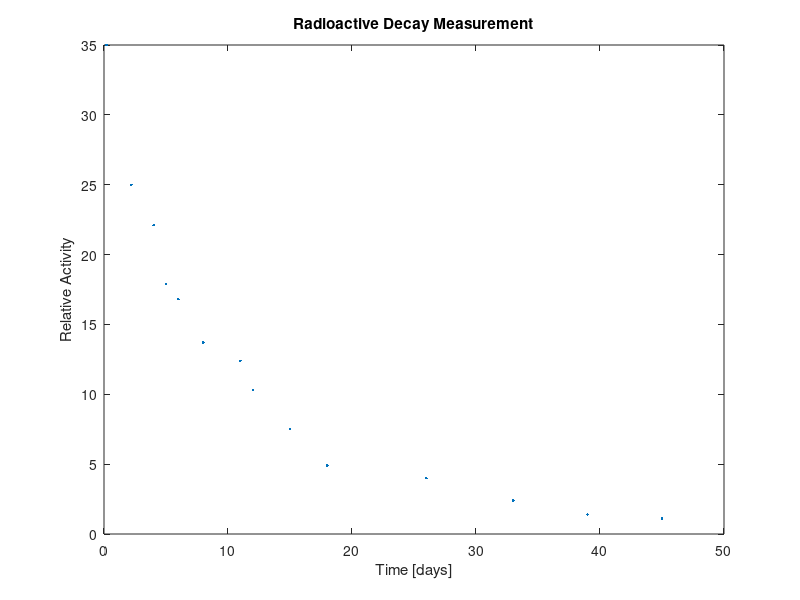
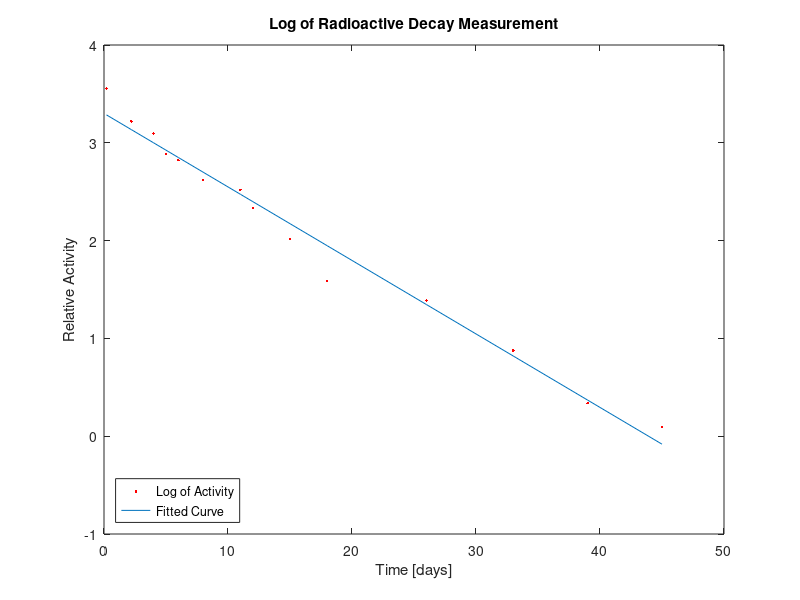
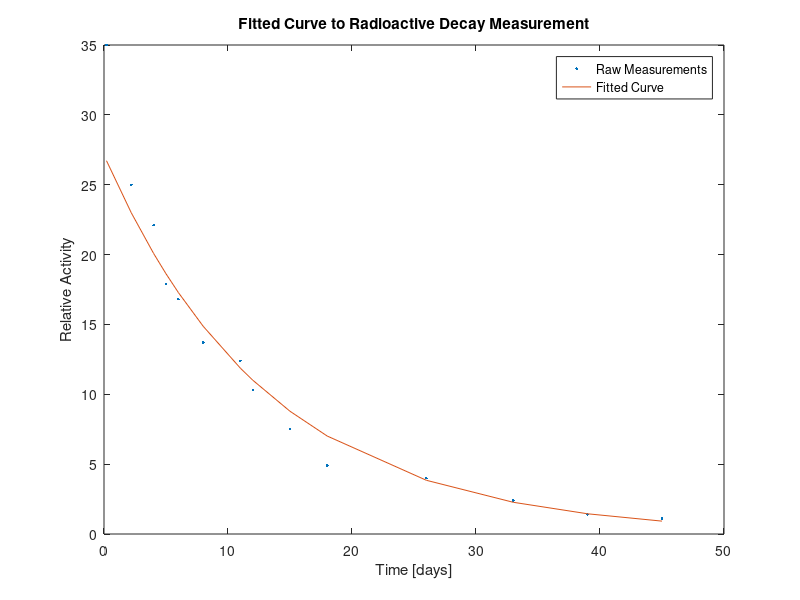

Source code (MATLAB) for these figures, in order:
%% Analysis of Radioactive Decay Measurements
% Meyer and von Schweidler, 1905
%
% Raw radioactive data measurements are plot and a curve is fit to the
% natural log of the activity.  The coefficients of the curve are
% extracted and used to calculate the half life of the radioactive decay.
% 
% The following equation describes radioactive decay over time:
% 
% $$ {\bf y} = {\bf y_0}{2}^{-t/T} $$
%
% Therefore it can be reduced to a linear equation by taking its log
% 
% $$ \log{\bf y} = \log{\bf y_0} - \frac{t}{T}{\log 2} $$
% 
% The initial value and Half-life, can be determined from a linear
% curve fitted to a semi-log plot of the activity.
% 
% Initial Activity:
% 
% $$ {\bf y_0} = e^{y-intercept} $$
%
% Half-life:
% 
% $$ {\bf T} = -\frac{\log 2}{slope} $$
%
% Copyright 1984-2008 The MathWorks, Inc. 


%% Input and Organize Data
data = [0.2 	35.0
2.2 	25.0
4.0 	22.1
5.0 	17.9
6.0 	16.8
8.0 	13.7
11.0 	12.4
12.0 	10.3
15.0 	7.5
18.0 	4.9
26.0 	4.0
33.0 	2.4
39.0 	1.4
45.0 	1.1];

time = data(:,1);	%Time in days
rActivity = data(:,2);	%Relative Activity


%% Visualizing Raw Data
figure
plot(time,rActivity,'.')
title('Radioactive Decay Measurement')
xlabel('Time [days]')
ylabel('Relative Activity')


%% Fit Linear Curve to log of Data

% Carry out linear curve fit to obtain coefficients
p = polyfit(time,log(rActivity),1); 

% Obtain a curve for the coefficients obtained
y = polyval(p,time);  

% Plot results of curve fit against log of data
figure
plot(time,log(rActivity),'r.',time,y,'-')
title('Log of Radioactive Decay Measurement')
xlabel('Time [days]')
ylabel('Relative Activity')
legend('Log of Activity','Fitted Curve','Location','SouthWest')


%% Calculate Half Life
y0 = exp(p(2));
T = -log(2)/p(1);
disp(['The Half-life is estimated to be ' num2str(T) ' days'])


%% Final Curve that Models the Radioactive Decay
fit = y0 * 2.^(-time/T);

figure
plot(time,rActivity,'.',...
	 time,fit,'-')
title('Fitted Curve to Radioactive Decay Measurement')
xlabel('Time [days]')
ylabel('Relative Activity')
legend('Raw Measurements','Fitted Curve')
